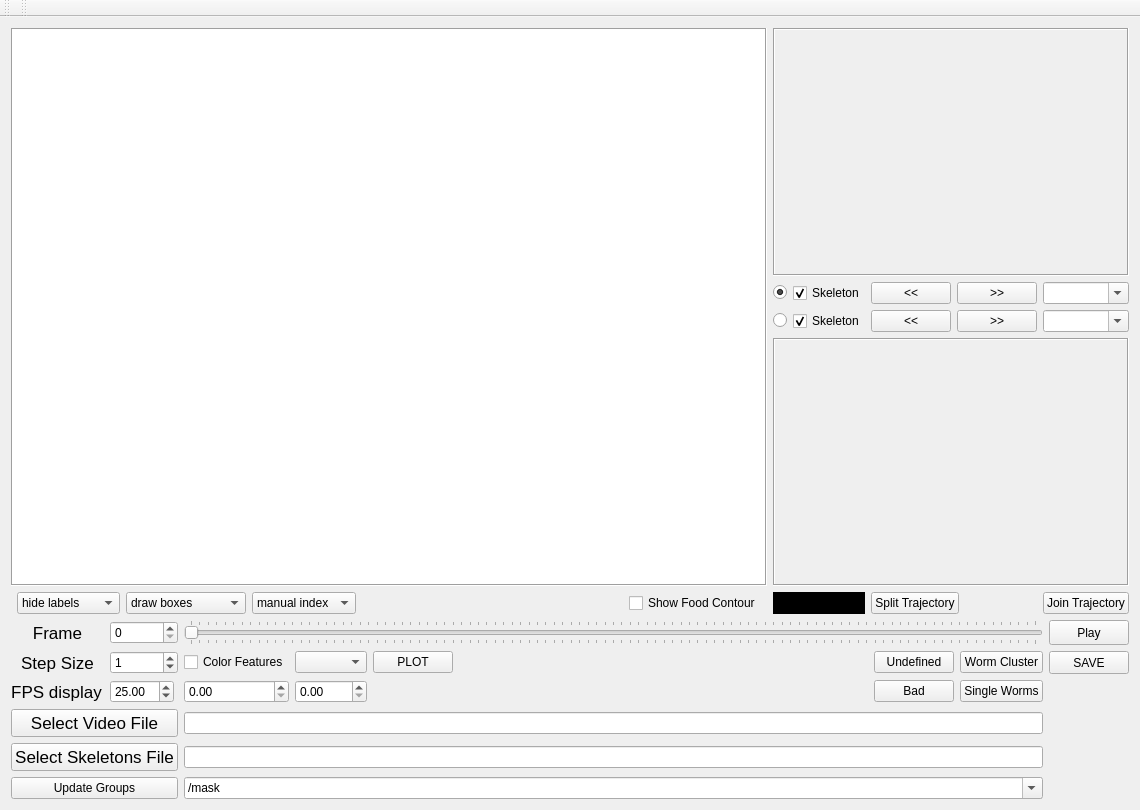
<?xml version="1.0" encoding="UTF-8"?>
<ui version="4.0">
 <class>MWTrackerViewer</class>
 <widget class="QMainWindow" name="MWTrackerViewer">
  <property name="geometry">
   <rect>
    <x>0</x>
    <y>0</y>
    <width>1140</width>
    <height>810</height>
   </rect>
  </property>
  <property name="sizePolicy">
   <sizepolicy hsizetype="Preferred" vsizetype="Fixed">
    <horstretch>0</horstretch>
    <verstretch>0</verstretch>
   </sizepolicy>
  </property>
  <property name="windowTitle">
   <string>MWTrackerViewer</string>
  </property>
  <property name="layoutDirection">
   <enum>Qt::LeftToRight</enum>
  </property>
  <widget class="QWidget" name="centralWidget">
   <property name="enabled">
    <bool>true</bool>
   </property>
   <layout class="QGridLayout" name="gridLayout_2">
    <item row="0" column="0">
     <layout class="QGridLayout" name="gridLayout_3">
      <property name="sizeConstraint">
       <enum>QLayout::SetMinimumSize</enum>
      </property>
      <item row="0" column="0" rowspan="4" colspan="8">
       <widget class="QGraphicsView" name="mainGraphicsView">
        <property name="sizePolicy">
         <sizepolicy hsizetype="Ignored" vsizetype="MinimumExpanding">
          <horstretch>0</horstretch>
          <verstretch>0</verstretch>
         </sizepolicy>
        </property>
        <property name="focusPolicy">
         <enum>Qt::ClickFocus</enum>
        </property>
        <property name="frameShape">
         <enum>QFrame::Box</enum>
        </property>
        <property name="verticalScrollBarPolicy">
         <enum>Qt::ScrollBarAlwaysOff</enum>
        </property>
        <property name="horizontalScrollBarPolicy">
         <enum>Qt::ScrollBarAlwaysOff</enum>
        </property>
        <property name="dragMode">
         <enum>QGraphicsView::ScrollHandDrag</enum>
        </property>
        <property name="transformationAnchor">
         <enum>QGraphicsView::AnchorUnderMouse</enum>
        </property>
        <property name="resizeAnchor">
         <enum>QGraphicsView::AnchorUnderMouse</enum>
        </property>
       </widget>
      </item>
      <item row="1" column="16">
       <widget class="QPushButton" name="pushButton_ROI1_FF">
        <property name="sizePolicy">
         <sizepolicy hsizetype="Fixed" vsizetype="Fixed">
          <horstretch>0</horstretch>
          <verstretch>0</verstretch>
         </sizepolicy>
        </property>
        <property name="text">
         <string>&gt;&gt;</string>
        </property>
       </widget>
      </item>
      <item row="2" column="16">
       <widget class="QPushButton" name="pushButton_ROI2_FF">
        <property name="sizePolicy">
         <sizepolicy hsizetype="Fixed" vsizetype="Fixed">
          <horstretch>0</horstretch>
          <verstretch>0</verstretch>
         </sizepolicy>
        </property>
        <property name="text">
         <string>&gt;&gt;</string>
        </property>
       </widget>
      </item>
      <item row="2" column="17">
       <widget class="QComboBox" name="comboBox_ROI2">
        <property name="editable">
         <bool>true</bool>
        </property>
       </widget>
      </item>
      <item row="1" column="15">
       <widget class="QPushButton" name="pushButton_ROI1_RW">
        <property name="sizePolicy">
         <sizepolicy hsizetype="Fixed" vsizetype="Fixed">
          <horstretch>0</horstretch>
          <verstretch>0</verstretch>
         </sizepolicy>
        </property>
        <property name="text">
         <string>&lt;&lt;</string>
        </property>
       </widget>
      </item>
      <item row="3" column="11" colspan="7">
       <widget class="QLabel" name="wormCanvas2">
        <property name="sizePolicy">
         <sizepolicy hsizetype="Ignored" vsizetype="Ignored">
          <horstretch>0</horstretch>
          <verstretch>0</verstretch>
         </sizepolicy>
        </property>
        <property name="frameShape">
         <enum>QFrame::Box</enum>
        </property>
        <property name="frameShadow">
         <enum>QFrame::Sunken</enum>
        </property>
        <property name="text">
         <string/>
        </property>
       </widget>
      </item>
      <item row="2" column="11">
       <widget class="QRadioButton" name="radioButton_ROI2">
        <property name="text">
         <string/>
        </property>
       </widget>
      </item>
      <item row="0" column="11" colspan="7">
       <widget class="QLabel" name="wormCanvas1">
        <property name="sizePolicy">
         <sizepolicy hsizetype="Ignored" vsizetype="Ignored">
          <horstretch>0</horstretch>
          <verstretch>0</verstretch>
         </sizepolicy>
        </property>
        <property name="frameShape">
         <enum>QFrame::Box</enum>
        </property>
        <property name="frameShadow">
         <enum>QFrame::Sunken</enum>
        </property>
        <property name="text">
         <string/>
        </property>
       </widget>
      </item>
      <item row="1" column="11">
       <widget class="QRadioButton" name="radioButton_ROI1">
        <property name="text">
         <string/>
        </property>
        <property name="checked">
         <bool>true</bool>
        </property>
       </widget>
      </item>
      <item row="1" column="17">
       <widget class="QComboBox" name="comboBox_ROI1">
        <property name="editable">
         <bool>true</bool>
        </property>
       </widget>
      </item>
      <item row="1" column="12" colspan="3">
       <widget class="QCheckBox" name="checkBox_ROI1">
        <property name="text">
         <string>Skeleton</string>
        </property>
        <property name="checked">
         <bool>true</bool>
        </property>
       </widget>
      </item>
      <item row="4" column="1">
       <widget class="QComboBox" name="comboBox_showLabels">
        <item>
         <property name="text">
          <string>hide labels</string>
         </property>
        </item>
        <item>
         <property name="text">
          <string>all labels</string>
         </property>
        </item>
        <item>
         <property name="text">
          <string>filtered labels</string>
         </property>
        </item>
       </widget>
      </item>
      <item row="2" column="15">
       <widget class="QPushButton" name="pushButton_ROI2_RW">
        <property name="sizePolicy">
         <sizepolicy hsizetype="Fixed" vsizetype="Fixed">
          <horstretch>0</horstretch>
          <verstretch>0</verstretch>
         </sizepolicy>
        </property>
        <property name="text">
         <string>&lt;&lt;</string>
        </property>
       </widget>
      </item>
      <item row="2" column="12" colspan="3">
       <widget class="QCheckBox" name="checkBox_ROI2">
        <property name="text">
         <string>Skeleton</string>
        </property>
        <property name="checked">
         <bool>true</bool>
        </property>
       </widget>
      </item>
      <item row="4" column="2">
       <widget class="QComboBox" name="comboBox_drawType">
        <item>
         <property name="text">
          <string>draw boxes</string>
         </property>
        </item>
        <item>
         <property name="text">
          <string>draw trajectories</string>
         </property>
        </item>
        <item>
         <property name="text">
          <string>draw skeletons</string>
         </property>
        </item>
       </widget>
      </item>
      <item row="4" column="3">
       <widget class="QComboBox" name="comboBox_labelType">
        <item>
         <property name="text">
          <string>manual index</string>
         </property>
        </item>
        <item>
         <property name="text">
          <string>auto index</string>
         </property>
        </item>
       </widget>
      </item>
      <item row="4" column="6">
       <widget class="QCheckBox" name="checkBox_showFood">
        <property name="text">
         <string>Show Food Contour</string>
        </property>
       </widget>
      </item>
      <item row="4" column="5">
       <spacer name="horizontalSpacer_2">
        <property name="orientation">
         <enum>Qt::Horizontal</enum>
        </property>
        <property name="sizeType">
         <enum>QSizePolicy::Preferred</enum>
        </property>
        <property name="sizeHint" stdset="0">
         <size>
          <width>600</width>
          <height>20</height>
         </size>
        </property>
       </spacer>
      </item>
      <item row="4" column="11" colspan="4">
       <widget class="QLabel" name="intensity_label">
        <property name="sizePolicy">
         <sizepolicy hsizetype="Preferred" vsizetype="Preferred">
          <horstretch>0</horstretch>
          <verstretch>0</verstretch>
         </sizepolicy>
        </property>
        <property name="styleSheet">
         <string notr="true">QLabel {background-color: #000000;}</string>
        </property>
        <property name="text">
         <string/>
        </property>
       </widget>
      </item>
      <item row="4" column="15" colspan="2">
       <widget class="QPushButton" name="pushButton_split">
        <property name="sizePolicy">
         <sizepolicy hsizetype="Fixed" vsizetype="Fixed">
          <horstretch>0</horstretch>
          <verstretch>0</verstretch>
         </sizepolicy>
        </property>
        <property name="text">
         <string>Split Trajectory</string>
        </property>
       </widget>
      </item>
      <item row="4" column="17">
       <widget class="QPushButton" name="pushButton_join">
        <property name="text">
         <string>Join Trajectory</string>
        </property>
       </widget>
      </item>
     </layout>
    </item>
    <item row="1" column="0">
     <layout class="QGridLayout" name="gridLayout">
      <item row="0" column="0">
       <widget class="QLabel" name="label_frame">
        <property name="font">
         <font>
          <pointsize>13</pointsize>
         </font>
        </property>
        <property name="text">
         <string>Frame</string>
        </property>
        <property name="alignment">
         <set>Qt::AlignCenter</set>
        </property>
       </widget>
      </item>
      <item row="0" column="1">
       <widget class="QSpinBox" name="spinBox_frame"/>
      </item>
      <item row="0" column="2" colspan="7">
       <widget class="QSlider" name="imageSlider">
        <property name="sizePolicy">
         <sizepolicy hsizetype="Expanding" vsizetype="Fixed">
          <horstretch>0</horstretch>
          <verstretch>0</verstretch>
         </sizepolicy>
        </property>
        <property name="cursor">
         <cursorShape>OpenHandCursor</cursorShape>
        </property>
        <property name="mouseTracking">
         <bool>true</bool>
        </property>
        <property name="autoFillBackground">
         <bool>false</bool>
        </property>
        <property name="maximum">
         <number>100</number>
        </property>
        <property name="orientation">
         <enum>Qt::Horizontal</enum>
        </property>
        <property name="invertedAppearance">
         <bool>false</bool>
        </property>
        <property name="invertedControls">
         <bool>false</bool>
        </property>
        <property name="tickPosition">
         <enum>QSlider::TicksBothSides</enum>
        </property>
       </widget>
      </item>
      <item row="0" column="9">
       <widget class="QPushButton" name="playButton">
        <property name="sizePolicy">
         <sizepolicy hsizetype="Minimum" vsizetype="Minimum">
          <horstretch>0</horstretch>
          <verstretch>0</verstretch>
         </sizepolicy>
        </property>
        <property name="text">
         <string>Play</string>
        </property>
        <property name="checkable">
         <bool>false</bool>
        </property>
       </widget>
      </item>
      <item row="1" column="0">
       <widget class="QLabel" name="label_step">
        <property name="font">
         <font>
          <pointsize>13</pointsize>
         </font>
        </property>
        <property name="text">
         <string>Step Size</string>
        </property>
        <property name="alignment">
         <set>Qt::AlignCenter</set>
        </property>
       </widget>
      </item>
      <item row="1" column="1">
       <widget class="QSpinBox" name="spinBox_step">
        <property name="maximum">
         <number>100000</number>
        </property>
        <property name="value">
         <number>1</number>
        </property>
       </widget>
      </item>
      <item row="1" column="2">
       <widget class="QCheckBox" name="is_color_features">
        <property name="text">
         <string>Color Features</string>
        </property>
       </widget>
      </item>
      <item row="1" column="3">
       <widget class="QComboBox" name="feature_column"/>
      </item>
      <item row="1" column="4">
       <widget class="QPushButton" name="pushButton_plot">
        <property name="text">
         <string>PLOT</string>
        </property>
       </widget>
      </item>
      <item row="1" column="5">
       <spacer name="horizontalSpacer">
        <property name="orientation">
         <enum>Qt::Horizontal</enum>
        </property>
        <property name="sizeHint" stdset="0">
         <size>
          <width>40</width>
          <height>20</height>
         </size>
        </property>
       </spacer>
      </item>
      <item row="1" column="6">
       <spacer name="horizontalSpacer_3">
        <property name="orientation">
         <enum>Qt::Horizontal</enum>
        </property>
        <property name="sizeHint" stdset="0">
         <size>
          <width>40</width>
          <height>20</height>
         </size>
        </property>
       </spacer>
      </item>
      <item row="1" column="7">
       <widget class="QPushButton" name="pushButton_U">
        <property name="sizePolicy">
         <sizepolicy hsizetype="Minimum" vsizetype="Fixed">
          <horstretch>0</horstretch>
          <verstretch>0</verstretch>
         </sizepolicy>
        </property>
        <property name="text">
         <string>Undefined</string>
        </property>
       </widget>
      </item>
      <item row="1" column="8">
       <widget class="QPushButton" name="pushButton_WS">
        <property name="sizePolicy">
         <sizepolicy hsizetype="Minimum" vsizetype="Fixed">
          <horstretch>0</horstretch>
          <verstretch>0</verstretch>
         </sizepolicy>
        </property>
        <property name="text">
         <string>Worm Cluster</string>
        </property>
       </widget>
      </item>
      <item row="1" column="9">
       <widget class="QPushButton" name="pushButton_save">
        <property name="sizePolicy">
         <sizepolicy hsizetype="Maximum" vsizetype="Minimum">
          <horstretch>0</horstretch>
          <verstretch>0</verstretch>
         </sizepolicy>
        </property>
        <property name="text">
         <string>SAVE</string>
        </property>
       </widget>
      </item>
      <item row="2" column="0">
       <widget class="QLabel" name="label_fps">
        <property name="sizePolicy">
         <sizepolicy hsizetype="Maximum" vsizetype="Preferred">
          <horstretch>0</horstretch>
          <verstretch>0</verstretch>
         </sizepolicy>
        </property>
        <property name="font">
         <font>
          <pointsize>13</pointsize>
         </font>
        </property>
        <property name="text">
         <string>FPS display</string>
        </property>
        <property name="alignment">
         <set>Qt::AlignCenter</set>
        </property>
       </widget>
      </item>
      <item row="2" column="1">
       <widget class="QDoubleSpinBox" name="doubleSpinBox_fps">
        <property name="sizePolicy">
         <sizepolicy hsizetype="Maximum" vsizetype="Fixed">
          <horstretch>0</horstretch>
          <verstretch>0</verstretch>
         </sizepolicy>
        </property>
        <property name="maximum">
         <double>100.000000000000000</double>
        </property>
        <property name="value">
         <double>25.000000000000000</double>
        </property>
       </widget>
      </item>
      <item row="2" column="2">
       <widget class="QDoubleSpinBox" name="feat_min_value"/>
      </item>
      <item row="2" column="3">
       <widget class="QDoubleSpinBox" name="feat_max_value"/>
      </item>
      <item row="2" column="7">
       <widget class="QPushButton" name="pushButton_B">
        <property name="text">
         <string>Bad</string>
        </property>
       </widget>
      </item>
      <item row="2" column="8">
       <widget class="QPushButton" name="pushButton_W">
        <property name="text">
         <string>Single Worms</string>
        </property>
       </widget>
      </item>
      <item row="3" column="0" colspan="2">
       <widget class="QPushButton" name="pushButton_video">
        <property name="sizePolicy">
         <sizepolicy hsizetype="Expanding" vsizetype="Fixed">
          <horstretch>0</horstretch>
          <verstretch>0</verstretch>
         </sizepolicy>
        </property>
        <property name="font">
         <font>
          <pointsize>13</pointsize>
         </font>
        </property>
        <property name="text">
         <string>Select Video File</string>
        </property>
       </widget>
      </item>
      <item row="3" column="2" colspan="7">
       <widget class="QLineEdit" name="lineEdit_video">
        <property name="text">
         <string/>
        </property>
       </widget>
      </item>
      <item row="4" column="0" colspan="2">
       <widget class="QPushButton" name="pushButton_skel">
        <property name="sizePolicy">
         <sizepolicy hsizetype="Expanding" vsizetype="Fixed">
          <horstretch>0</horstretch>
          <verstretch>0</verstretch>
         </sizepolicy>
        </property>
        <property name="font">
         <font>
          <pointsize>13</pointsize>
         </font>
        </property>
        <property name="text">
         <string>Select Skeletons File</string>
        </property>
       </widget>
      </item>
      <item row="4" column="2" colspan="7">
       <widget class="QLineEdit" name="lineEdit_skel"/>
      </item>
      <item row="5" column="0" colspan="2">
       <widget class="QPushButton" name="pushButton_h5groups">
        <property name="text">
         <string>Update Groups</string>
        </property>
       </widget>
      </item>
      <item row="5" column="2" colspan="7">
       <widget class="QComboBox" name="comboBox_h5path">
        <property name="editable">
         <bool>true</bool>
        </property>
        <item>
         <property name="text">
          <string>/mask</string>
         </property>
        </item>
        <item>
         <property name="text">
          <string>/full_data</string>
         </property>
        </item>
       </widget>
      </item>
     </layout>
    </item>
   </layout>
  </widget>
  <widget class="QMenuBar" name="menuBar">
   <property name="geometry">
    <rect>
     <x>0</x>
     <y>0</y>
     <width>1140</width>
     <height>22</height>
    </rect>
   </property>
  </widget>
  <widget class="QToolBar" name="mainToolBar">
   <attribute name="toolBarArea">
    <enum>TopToolBarArea</enum>
   </attribute>
   <attribute name="toolBarBreak">
    <bool>false</bool>
   </attribute>
  </widget>
  <widget class="QToolBar" name="toolBar">
   <property name="windowTitle">
    <string>toolBar</string>
   </property>
   <attribute name="toolBarArea">
    <enum>TopToolBarArea</enum>
   </attribute>
   <attribute name="toolBarBreak">
    <bool>false</bool>
   </attribute>
  </widget>
 </widget>
 <layoutdefault spacing="6" margin="11"/>
 <resources/>
 <connections/>
</ui>
